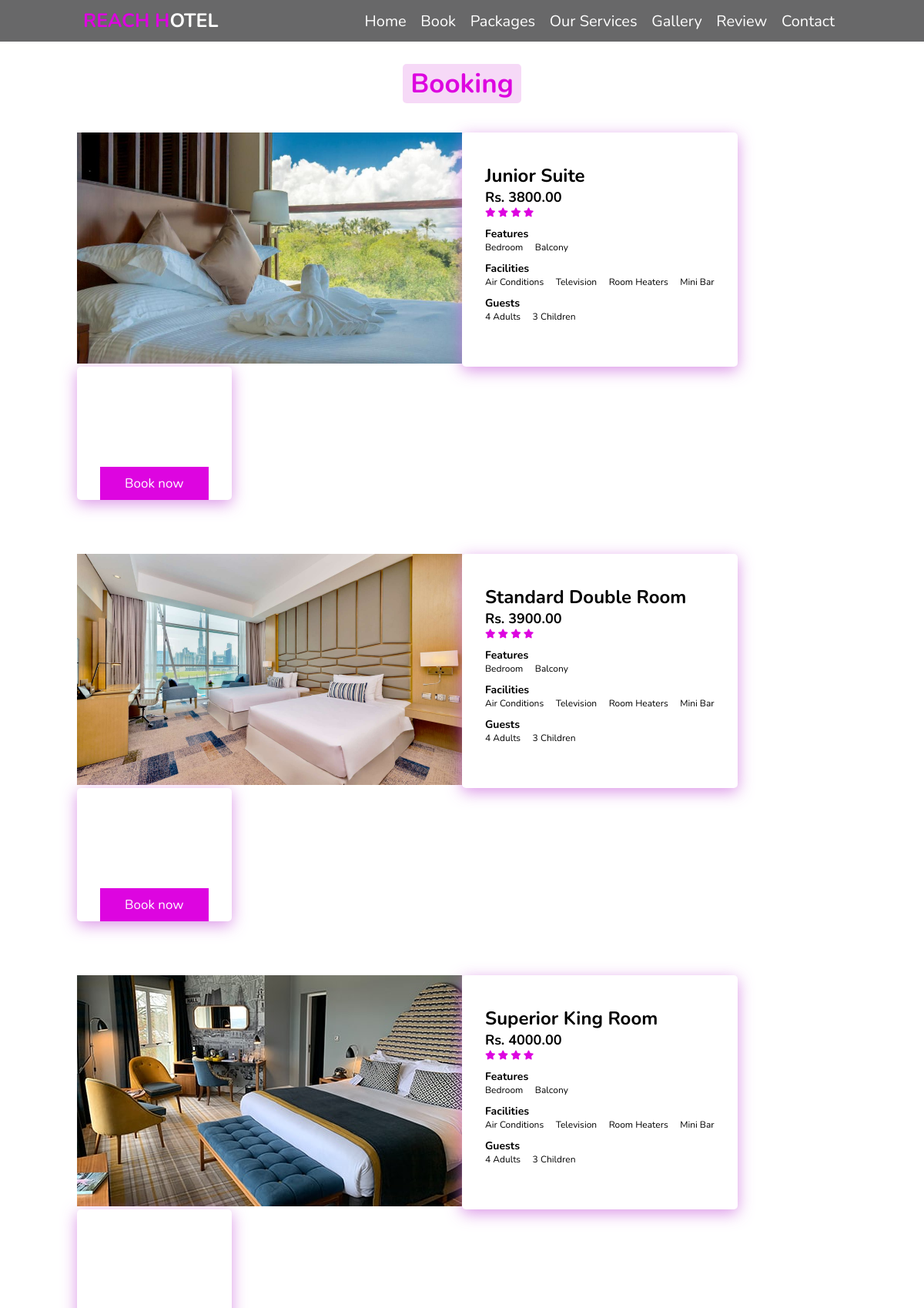
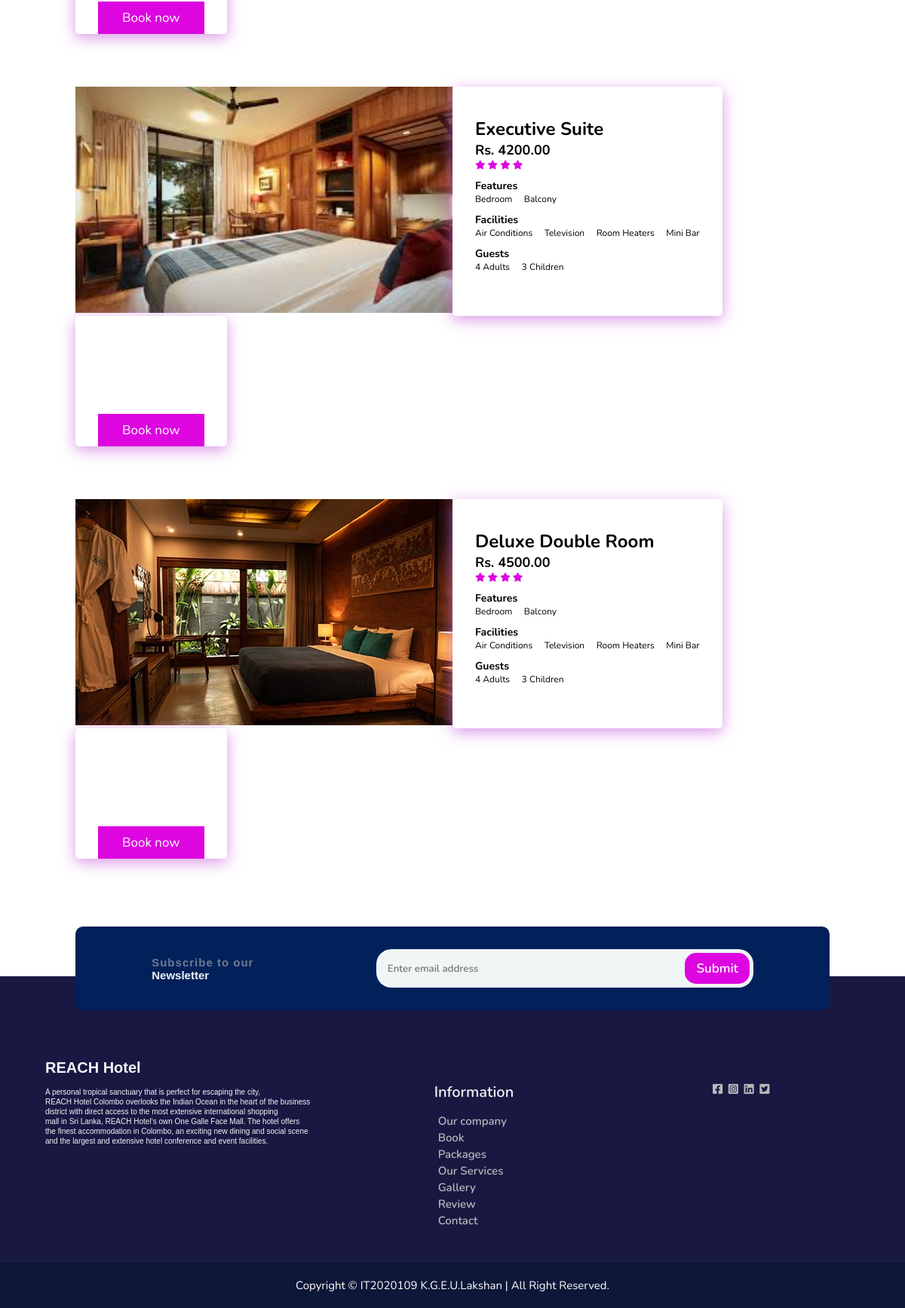
/Book.php, run on the app's committed database (2 pictures, top to bottom).
### tables this page shows
CREATE TABLE `room` (
  `room_id` int(11) NOT NULL,
  `room_type` varchar(50) NOT NULL,
  `price` varchar(11) NOT NULL,
  `photo` varchar(100) NOT NULL
);

### Book.php (the view, shortened to what this page needs)
<!DOCTYPE html>
<html>
    <head>
        <link rel="stylesheet" href="https://cdnjs.cloudflare.com/ajax/libs/font-awesome/6.2.1/css/all.min.css">
        <link rel="stylesheet" href="CSS/style.css">
        <link rel="stylesheet" href="https://cdn.jsdelivr.net/npm/swiper@8/swiper-bundle.min.css"/>
    <body>
        <header>
            <a href="index.php" class="logo"><span>REACH H</span>otel</a>
            <nav class="navbar">
                <a href="index.PHP">Home</a>
                <a href="Book.php">Book</a>
                <a href="index.PHP#packages">Packages</a>
                <a href="index.PHP#services">Our Services</a>
                <a href="gallery.PHP">Gallery</a>
                <a href="index.PHP#review">Review</a>
                <a href="contact.PHP">Contact</a>
            </nav>
        </header>
        <section>
    </section>
        <div class="bookpage" id="bookpage">
            <h1 class="heading">
                <span>Booking</span>
            </h1>
        <?php
			require_once 'admin/connect.php';
			$query = $conn->query("SELECT * FROM `room` ORDER BY `price` ASC") or die(mysql_error());
			while($fetch = $query->fetch_array()){
		?>
        <div class="row">
            <div class="img1" >
                <img src = "photo/<?php echo $fetch['photo']?> " style="width:500px; height:300px;"/>
            </div>
            <div class="column2">
            <h1><?php echo $fetch['room_type']?></h1>
                <h2><?php echo "Rs. ".$fetch['price'].".00"?></h2>
                <i class="fas fa-star"></i>
                <i class="fas fa-star"></i>
                <i class="fas fa-star"></i>
                <i class="fas fa-star"></i>
                <h3> Features </h3>
                <p>Bedroom &nbsp &nbsp   Balcony </p>
                <h3> Facilities </h3>
                <p>Air Conditions &nbsp &nbsp   Television &nbsp &nbsp Room Heaters &nbsp &nbsp Mini Bar</p>
                <h3> Guests </h3>
                <p>4 Adults &nbsp &nbsp   3 Children </p>
                </div>
            <div class="column3" id="register-btn">
            <a href="Bookroom.php?room_id=<?php echo $fetch['room_id']?>"  class="btn">Book now</a>
            </div>
        </div>
        <?php
        }
        ?>
    </div>
<div class="foot">
            <div class="footer">
                <div class="newsletter">
                    <div class="newsletter-left">
                        <h2>Subscribe to our</h2>
                        <h1>Newsletter</h1>
                    </div>
                    <div class="newsletter-right">
                            <form  method = "POST">
                            <div class="newsletter-input">
                            <input type="email" name="email" placeholder="Enter email address" required = "required"/>
                            <button name="submit">Submit</button>
                            </div>
                            </form>
                    </div>
                </div>
                <div class="footer-content">
                <div class="footer-main">
                        <h2>REACH Hotel</h2><br>
                        <p>A personal tropical sanctuary that is perfect for escaping the city, <br>
                        REACH Hotel Colombo overlooks the Indian Ocean in the heart of the business<br>
                         district with direct access to the most extensive international shopping <br>
                         mall in Sri Lanka, REACH Hotel’s own One Galle Face Mall. The hotel offers <br>
                         the finest accommodation in Colombo, an exciting new dining and social scene<br>
                          and the largest and extensive hotel conference and event facilities.</p>
                    </div>
                    <div class="links">
                        <p>Information</p>
                        <a href="index.php" class="link">Our company</a>
                        <a href="Book.php" class="link">Book</a>
                        <a href="index.php#packages" class="link">Packages</a>
                        <a href="index.php#services" class="link">Our Services</a>
                        <a href="gallery.php" class="link">Gallery</a>
                        <a href="index.php#review" class="link">Review</a>
                        <a href="contact.php" class="link">Contact</a>
                    </div>
                    <div class="links">
                    <div class="social-links">
                            <a href="#"><i class="fa-brands fa-square-facebook"></i></a>
                            <a href="#"><i class="fa-brands fa-square-instagram"></i></a>
                            <a href="#"><i class="fa-brands fa-linkedin"></i></i></a>
                            <a href="#"><i class="fa-brands fa-square-twitter"></i></i></a>
                        </div>
                    </div>
                </div>
            </div>
        </div>
        <div class="copyright">
    Copyright &copy; IT2020109 K.G.E.U.Lakshan | All Right Reserved.</p>
</div>
    </body>
</html>

### CSS/style.css (style rules this page uses)
:root { --pink:#dd05e0; }
* { font-family: 'Nunito', sans-serif; margin: 0; padding: 0; box-sizing: border-box; outline: none; border: none; text-decoration: none; transition: all .2s linear; }
html { font-size: 62.5%; overflow-x: hidden; scroll-behavior: smooth; scroll-padding-top: 6rem; }
header { position: fixed; top: 0; left: 0; right: 0; background: rgba(47, 48, 49, 0.724) ; z-index: 1000; display: flex; align-items: center; justify-content: space-between; padding: 1rem 9%; }
header .logo { font-size: 2.5rem; font-weight: bolder; color: #fff; text-transform: uppercase; text-decoration: none; }
header .logo span { color: var(--pink); }
header .navbar a { color: #fff; font-size: 2rem; margin: .8rem; text-decoration: none; }
.btn { display: inline-block; margin-top: 1rem; background: var(--pink); color: #fff; padding: .8rem 3rem; border: .2rem solid var(--pink); cursor: pointer; font-size: 1.7rem; }
section { padding: 3rem 10%; }
.heading { text-align: center; padding: 2.5rem o; }
.heading span { font-size: 3.5rem; background: rgba(242, 200, 244, 0.683); color: var(--pink); border-radius: .5rem; padding: .2rem 1rem; }
.foot { position: relative; bottom: 0; width: 100%; }
.foot .footer { position: relative; width: 100%; display: flex; gap: 1.5rem; flex-wrap: wrap; bottom: 0; left: 0; }
.foot .footer .newsletter { display: flex; width: 100%; position: relative; top: 60px; max-width: 1000px; margin: auto; background-color: #02215a; justify-content: space-around; align-items: center; padding: 30px 20px; border-radius: 10px; }
.foot .footer .newsletter .newsletter-left h2 { color: #b9b9b9; font-family: sans-serif; font-size: 1.5rem; opacity: 0.6; letter-spacing: 1px; }
.foot .footer .newsletter .newsletter-left h1 { color: #F0F6F6; font-family: 'Catamaran', sans-serif; font-size: 1.5rem; }
.foot .footer .newsletter .newsletter-right { width: 500px; }
.foot .footer .newsletter .newsletter-right .newsletter-input { background-color: #F0F6F6; padding: 5px; border-radius: 20px; display: flex; justify-content: space-between; font-family:sans-serif; }
.foot .footer .newsletter .newsletter-right .newsletter-input input { border: none; outline: none; background: transparent; width: 80%; padding-left: 10px; font-weight: 560; }
.foot .footer .newsletter .newsletter-right .newsletter-input button { padding: 9px 15px; border-radius: 15px; font-weight: 600; cursor: pointer; background: var(--pink); color: #fff; font-size: 1.7rem; }
.foot .footer .footer-content { background-color: #060534eb; padding: 100px 40px 4px; width: 100%; display: flex; justify-content: space-between; flex-wrap: wrap; }
.foot .footer .footer-content .footer-main { margin: 10px 20px; }
.foot .footer .footer-content .footer-main h2 { font-family: 'Catamaran', sans-serif; color: #F0F6F6; font-size: 2rem; }
.foot .footer .footer-content .footer-main p { font-family: 'Catamaran', sans-serif; color: #F0F6F6; font-size: 1rem; line-height: 1.3rem; }
.foot .footer .footer-content .links { display: flex; flex-direction: column; width: 200px; margin: 40px 20px; font-family: 'Catamaran', sans-serif; }
.foot .footer .footer-content .links p { font-size: 2rem; margin-bottom: 15px; font-weight: 600; color: #F0F6F6; }
.foot .footer .footer-content .links a { font-size: 1.5rem; text-decoration: none; margin-bottom: 2px; font-weight: 600; color: #b9b9b9; }
.foot .footer .footer-content .links a::before { font-family: "FontAwesome"; content: '\f105'; margin-right: 5px; font-size: 0rem; transition: 0.3s; }
.row { display: flex; flex-wrap: wrap; padding: 0px 100px 30px 100px; }
.copyright { padding: 20px; background: #0d1738; text-align: center; color: #fff; font-size: 15px; }
.column2 { padding-left: 30px; padding-right: 30px; padding-top: 40px; box-shadow: 0 .5rem 2rem rgb(208 118 224 / 77%); border-radius: .5rem; }
.column3 { padding-left: 30px; padding-top: 120px; padding-right: 30px; box-shadow: 0 .5rem 2rem rgb(208 118 224 / 77%); border-radius: .5rem; }
.bookpage .row { margin-top: 4rem; }
.bookpage .heading { padding-top: 2.5rem; }
.bookpage .row .column2 i { color: var(--pink); }
.bookpage .row .column2 h3 { padding-top: 1rem; }
.bookpage .row .column2 { font-size:12px; }

### data on the page
room: photo (picture), room_type "Junior Suite", price "3800"
room: photo (picture), room_type "Standard Double Room", price "3900"
room: photo (picture), room_type "Superior King Room", price "4000"
room: photo (picture), room_type "Executive Suite", price "4200"
room: photo (picture), room_type "Deluxe Double Room", price "4500"
